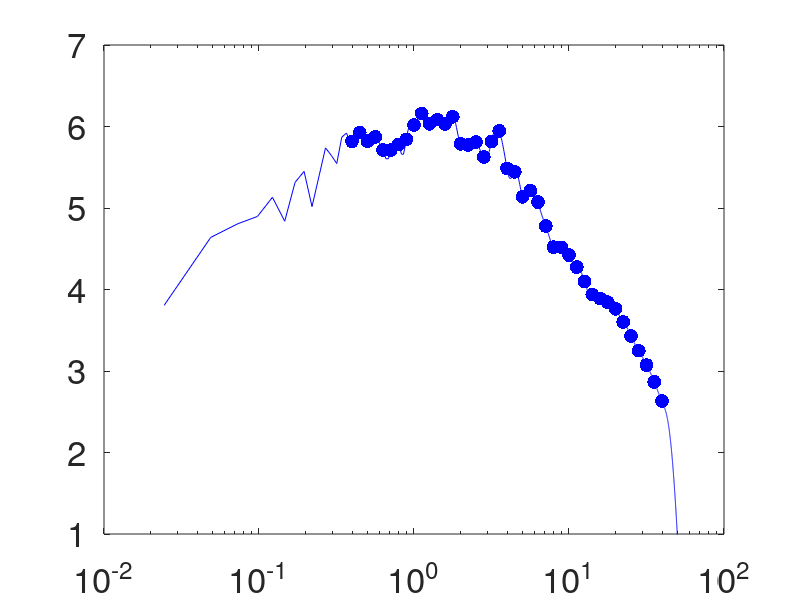

The MATLAB script that drew this image:

%function result = cdata()

%creates random data for a line
%regression of the form y = ax+b+c
%a=slope b=intercept c=error(std deviation)


s=load('Spectra_M68.txt');
ax=-0.4:0.05:1.6;
x=10.^ax;
y=interp1(s(:,1),s(:,2),x);
y=log10(y);

data = [x', y'];
save('-ascii','data.in','data');

%Plot the data to be used
figure(1)
semilogx(s(2:end,1),log10(s(2:end,2)),'b'),hold on
semilogx(x,y,'.b','markersize',30)
ylim([1,7])
set(gca,'fontsize',25)


%q0 = input('q0:')
%fc = input('fc:')
%a=-5:0.1:1;
%for i=1:length(a)
%q0=1e+6;
%truefc=10^a(i)
%ym=modelf(x,log10(q0),truefc);
%semilogx(x,ym,'-b'),hold on,ylim([1,9])
%pause
%end

%semilogx(s(:,1),log10(s(:,2)),'-k'),hold on,ylim([1,9])


%%%%%%%%%%%%%%%%%%%%%%%%%%%%%%%%%%%
%%      EXTRA PLOTS              %%
%%%%%%%%%%%%%%%%%%%%%%%%%%%%%%%%%%%

%To show possible values of slopes
%slopevalues = truea-1:0.05:truea+1;
%for i=1:length(slopevalues)
%   valss(i)=likelihood(x,y,slopevalues(i),trueb,truesd);
%end

%bvalues = trueb-1:0.05:trueb+1;
%for i=1:length(bvalues)
%   valsb(i)=likelihood(x,y,truea,bvalues(i),truesd);
%end

%sdvalues = truesd-1:0.05:truesd+1;
%for i=1:length(sdvalues)
%   valssd(i)=likelihood(x,y,truea,trueb,sdvalues(i));
%end

%xb = trueb-1:0.05:trueb+1;
%xa = truea-1:0.05:truea+1;
%xs = truesd-1:0.05:truesd+1;
%nb = normpdf(xb,5,3);
%na = normpdf(xa,0,4);
%ns = normpdf(xs,5,2);

%figure(1)
%subplot(222)
%plot(xb,nb)
%xlabel('\beta values'),ylabel('Probability')
%set(gca,'fontsize',18)
%subplot(223)
%plot(xa,na)
%xlabel('\alpha values'),ylabel('Probability')
%title('Prior probability functions')
%set(gca,'fontsize',18)
%subplot(224)
%plot(xs,ns)
%xlabel('\sigma values'),ylabel('Probability')
%set(gca,'fontsize',18)



%figure(11)
%subplot(221)
%plot(slopevalues,valss)
%xlabel('\beta values'),ylabel('Probability')
%subplot(222)
%plot(bvalues,valsb)
%xlabel('\alpha values'),ylabel('Probability')
%title('Prior probability functions')
%subplot(223)
%plot(sdvalues,valssd)
%xlabel('\sigma values'),ylabel('Probability')
%set(gca,'fontsize',25)





